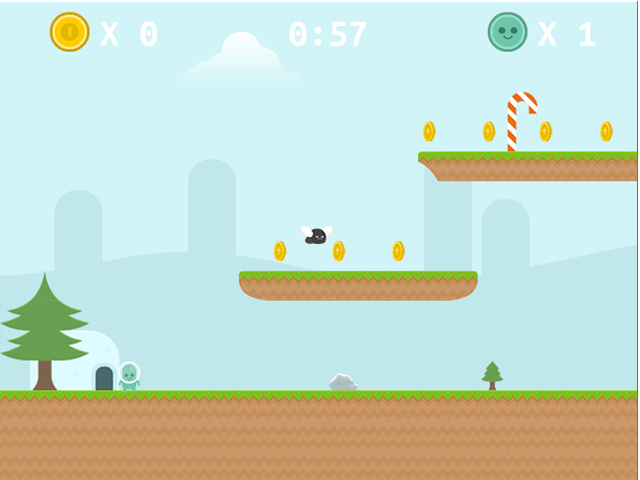

This game map was drawn from its Tiled (.tmx) file and the tilesets committed beside it. A one-line description and the trimmed map source follow:
An orthogonal 1x1 tile map with 640x480 px tiles, 1 tile layer (layer 1).

<map version="1.0" orientation="orthogonal" renderorder="right-down" width="1" height="1" tilewidth="640" tileheight="480" nextobjectid="1">
 <tileset firstgid="1" name="screenshot" tilewidth="640" tileheight="480" tilecount="5" columns="1">
  <image source="../graphics/screenshot.png" width="640" height="2400" />
  <tile id="0">
   <animation>
    <frame tileid="0" duration="2000" />
    <frame tileid="1" duration="2000" />
    <frame tileid="2" duration="2000" />
    <frame tileid="3" duration="2000" />
    <frame tileid="4" duration="2000" />
   </animation>
  </tile>
  <tile id="1">
   <animation>
    <frame tileid="1" duration="100" />
    <frame tileid="0" duration="100" />
   </animation>
  </tile>
 </tileset>
 <layer name="layer 1" width="1" height="1">
  <data>[1 cells, 1 non-empty, 1 distinct tile ids]</data>
 </layer>
</map>
